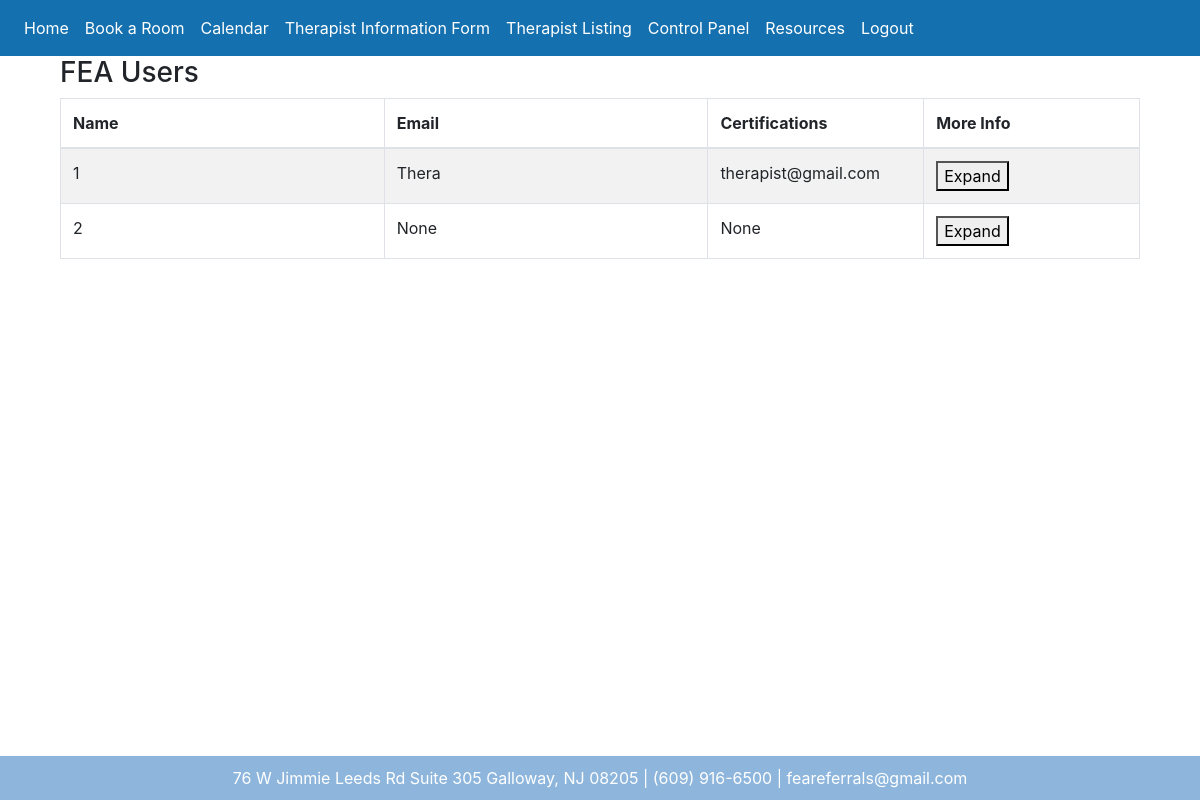
/therapist-listing (signed in), run on an earlier commit of the app's database.
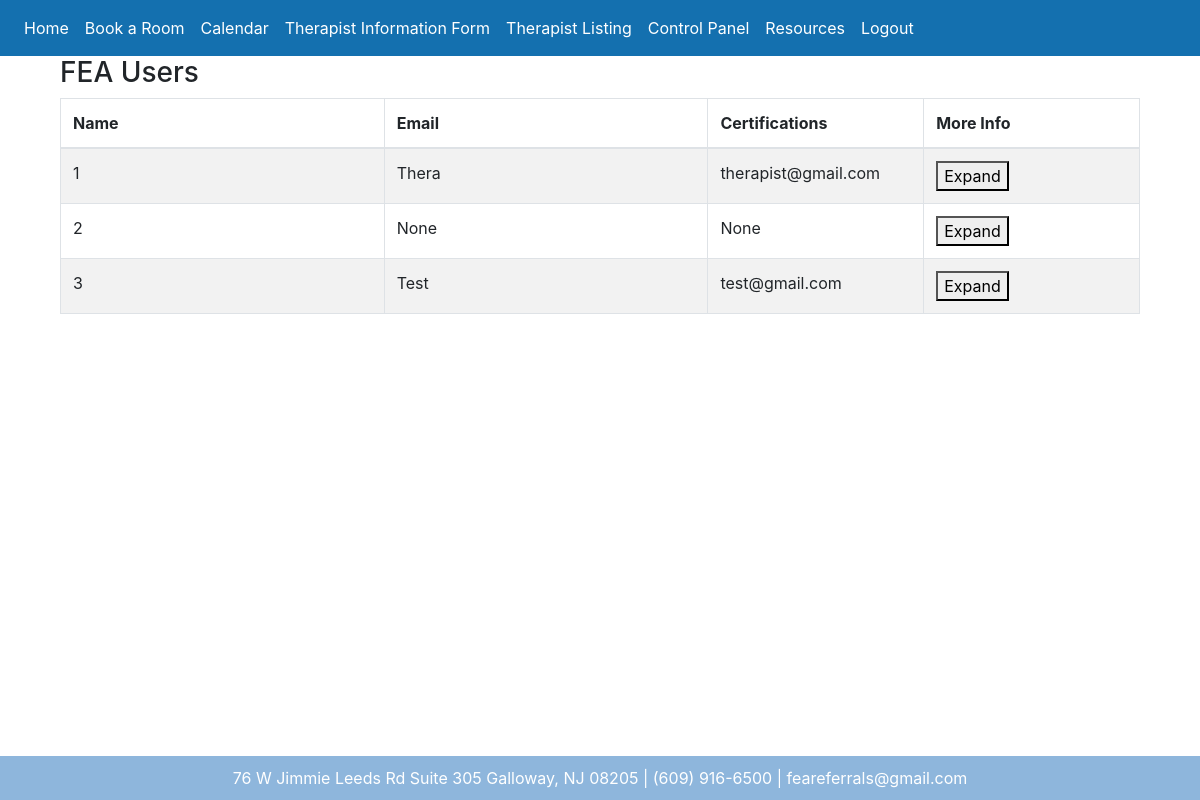
And on a later commit of the database.
### website/models.py (models this page shows)
class Therapist(db.Model, UserMixin):
    therapist_id = db.Column(db.Integer, primary_key=True)
    user_id = db.Column(db.Integer, db.ForeignKey('user.id'))
    email = db.Column(db.String(150), db.ForeignKey('user.email'))
    first_name = db.Column(db.String(150), db.ForeignKey('user.first_name'))
    certifications = db.Column(db.String(150))
    specializations = db.Column(db.String(150))
    Bio = db.Column(db.String(1000))

### website/views.py (the view)
@views.route('/therapist-listing', methods=['GET', 'POST'])
@login_required
def therapist_listing():
    therapist1 = Therapist.query.all()
    return render_template('therapist_listing.html', user=current_user, therapist1=therapist1)

### website/__init__.py (called while the page is built)
def create_app():
    app = Flask(__name__)
    app.config['SECRET_KEY'] = 'Team2 Stockton University'
    app.config['SQLALCHEMY_DATABASE_URI'] = f'sqlite:///{DB_NAME}'
    db.init_app(app)
    from .views import views
    from .auth import auth
    app.register_blueprint(views, url_prefix='/')
    app.register_blueprint(auth, url_prefix='/')
    from .models import User, Note, Therapist, Admin
    create_database(app)
    login_manager = LoginManager()
    login_manager.login_view = 'auth.login'  #Flask will redirect to auth.login if the user is not logged in.
    login_manager.init_app(app) #allows login_manager to use the app
    @login_manager.user_loader #Will look for PK and check if id = user_id in the database.
    def load_user(user_id):
        return User.query.get(int(user_id))
    return app

### website/templates/therapist_listing.html (shortened to what this page needs)
{% extends "base.html" %}
{% block content %}
<html lang="en">
<head>
</head>
<body>
    <div class="tab-content">
        <div id="feaUsers" class="container tab-pane active">
            <div class="section">
                <h3>FEA Users</h3>
                <table class="table table-striped table-bordered">
                    <thead>
                        <tr>
                            <th style="width: 30%;">Name</th>
                            <th style="width: 30%;">Email</th>
                            <th style="width: 20%;">Certifications</th>
                            <th style="width: 20%;">More Info</th>
                        </tr>
                    </thead>
                    <tbody>
                        {% for therapist in therapist1 %}
                            <tr>
                                <td>{{ therapist.therapist_id }}</td>
                                <td>{{ therapist.first_name }}</td>
                                <td>{{ therapist.email }}</td>
                                <td>
                                    <button class="expand-btn" data-id="{{ therapist.therapist_id }}">Expand</button>
                                </td>
                            </tr>
                        {% endfor %}
                    </tbody>
                </table>
            </div>
        </div>
</body>
</html>
{% endblock %}

### website/templates/base.html (shortened to what this page needs)
<!DOCTYPE html>
<html>
    <head>
        <link
        rel="stylesheet"
        href="https://stackpath.bootstrapcdn.com/bootstrap/4.4.1/css/bootstrap.min.css"
        />
        <link
        rel="stylesheet"
        href="https://stackpath.bootstrapcdn.com/font-awesome/4.7.0/css/font-awesome.min.css"
        />
        <link
        rel="stylesheet"
        href="../static/style.css"
        />
    </head>
    <body>
      <nav class="navbar navbar-expand-lg navbar-dark bg-dark">
          <div class="collapse navbar-collapse" id="navbar">
            <div class="navbar-nav">
              {% if user.is_authenticated %}
              <a class="nav-item nav-link" id="home" href="/">Home</a>
              <a class="nav-item nav-link" id="book" href="/book">Book a Room</a>
              <a class="nav-item nav-link" id="calendar" href="/calendar">Calendar</a>
              <a class="nav-item nav-link" id="therapist_info_form" href="/therapist-info">Therapist Information Form</a>
              <a class="nav-item nav-link" id="therapist_listing"  href="/therapist-listing">Therapist Listing</a>
              <a class="nav-item nav-link" id="control_panel" href="/control_panel">Control Panel</a>
              <a class="nav-item nav-link" id="resources" href="/resources">Resources</a>
              <a class="nav-item nav-link" id="logout" href="/logout">Logout</a>
                {% else %}
              <a class="nav-item nav-link" id="login" href="/login">Login</a>
              <a class="nav-item nav-link" id="Register" href="/register">Register</a>
              {% endif %}
            </div>
          </div>
        </nav>
        <div class="container">{% block content %} {% endblock %}</div>
    </body>
    {% block footer %}
    <footer>
      76 W Jimmie Leeds Rd Suite 305 Galloway, NJ 08205 | (609) 916-6500 | feareferrals@gmail.com
    </footer>
    {% endblock %}
    </body>
</html>
</html>

### website/static/style.css (style rules this page uses)
.bg-dark { background-color: #1470af!important; }
.navbar-dark .navbar-nav .nav-link { color: #ffffff; }
body { margin-bottom: 100px; }
footer { position: fixed; bottom: 0; left: 0; width: 100%; background-color: #8eb6dc; color: #fff; padding: 10px; text-align: center; }

What changed in the data, as far as the page shows it:
added Therapist: therapist_id "3", first_name "Test", email "test@gmail.com"
